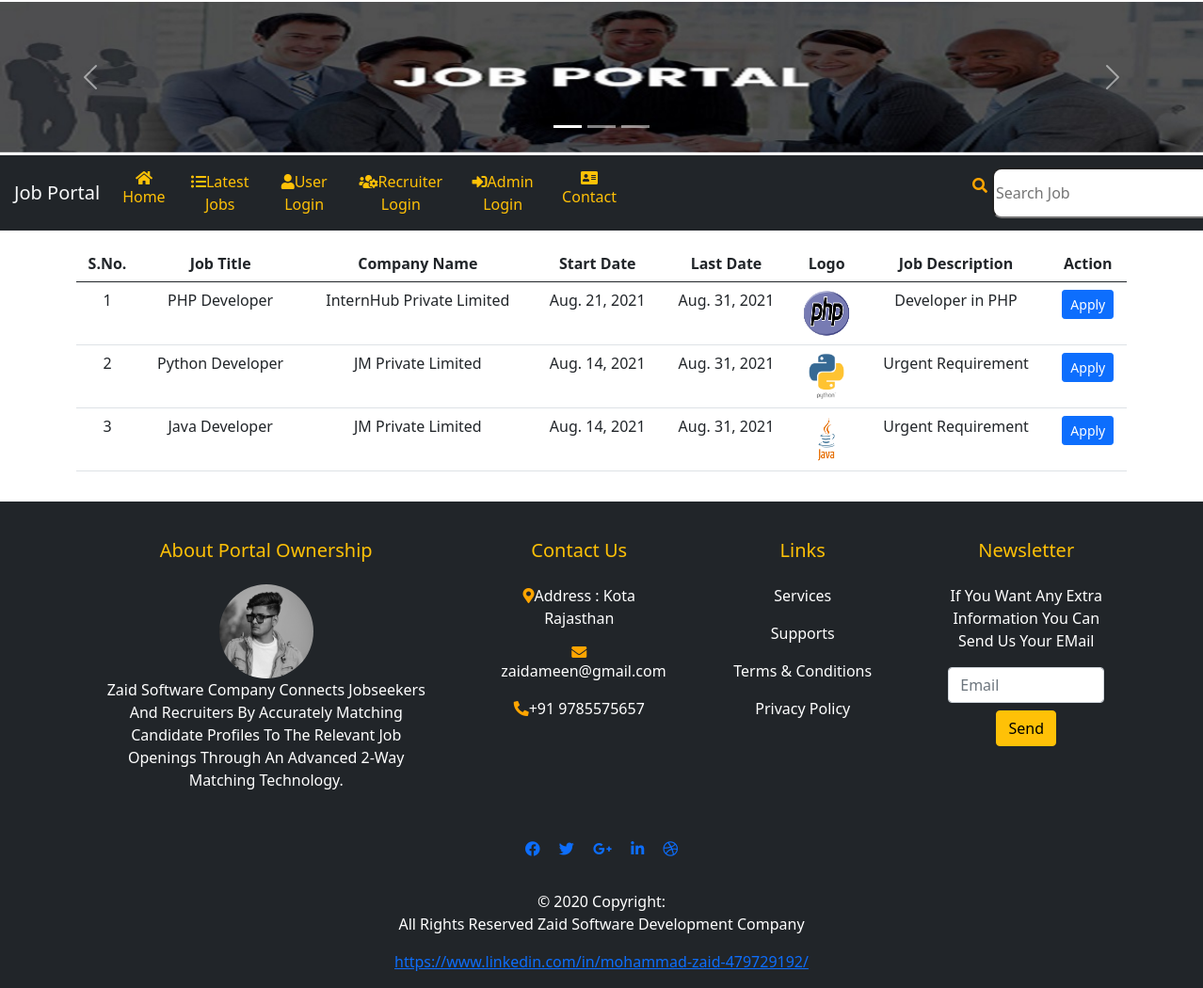
The page /latest_jobs on the database its author committed.
### app1/models.py (models this page shows, shortened)
class Job(models.Model):
    recruiter=models.ForeignKey(Recruiter,on_delete=models.CASCADE)
    start_date=models.DateField()
    end_date=models.DateField()
    title=models.CharField(max_length=15)
    salary=models.FloatField(max_length=20)
    image=models.FileField(null=True)
    description=models.CharField(max_length=300)
    experience=models.CharField(max_length=50)
    location=models.CharField(max_length=100)
    skills=models.CharField(max_length=100)
    job_posting_date=models.DateField()

class Recruiter(models.Model):
    user=models.ForeignKey(User,on_delete=models.CASCADE)
    mobile=models.CharField(max_length=15,null=True)
    image=models.FileField(null=True)
    gender=models.CharField(max_length=10,null=True)
    company=models.CharField(max_length=100,null=True)
    type=models.CharField(max_length=15,null=True)
    status=models.CharField(max_length=20,null=True)

### app1/views.py (the view)
# urls.py: path('latest_jobs',latest_jobs,name="latest_jobs"),
def latest_jobs(request):
    job=Job.objects.all().order_by("-start_date")
    d={'job':job}
    return render(request,'Latest_jobs.html',d)

### app1/templates/Latest_jobs.html (shortened to what this page needs)
{% load static %}
{% block body %}
{% include 'navigation.html' %}
 <div class="container my-3">
        <div class="row">
        <div class="col-lg-12 col-md-8 col-sm-8 text1">
            <table class="table table-hover " id="example">
                <thead>
                <tr class="thesd-dark">
                    <th>S.No.</th>
                    <th>Job Title</th>
                    <th>Company Name</th>
                    <th>Start Date</th>
                    <th>Last Date</th>
                    <th>Logo</th>
                    <th>Job Description</th>
                    <th>Action</th>
                </thead>
                <tbody>
                {% for i in job %}
                <tr>
                    <td>{{forloop.counter}}</td>
                    <td> {{i.title}}</td>
                    <td> {{i.recruiter.company}}</td>
                    <td>{{i.start_date}}</td>
                    <td>{{i.end_date}}</td>
                    <td><img src="{{i.image.url}}" style="width:50px; height:50px; border-radius:50%"></td>
                    <td>{{i.description}}</td>
                    <td>
                        <a class="btn btn-primary btn-sm"href="{% url 'user_login' %}">Apply</a>
                    </td>
                </tr>
                {% endfor %}
                </tbody>
            </table>
    </div>
 </div>
 </div>
{% include 'footer.html' %}
{% endblock %}

### app1/templates/Latest_jobs.html (style rules this page uses)
tr { text-align: center }

### rows shown on the page
Job: title "PHP Developer", recruiter.company "InternHub Private Limited", start_date "Aug. 21, 2021", end_date "Aug. 31, 2021", image (picture), description "Developer in PHP"
Job: title "Python Developer", recruiter.company "JM Private Limited", start_date "Aug. 14, 2021", end_date "Aug. 31, 2021", image (picture), description "Urgent Requirement"
Job: title "Java Developer", recruiter.company "JM Private Limited", start_date "Aug. 14, 2021", end_date "Aug. 31, 2021", image (picture), description "Urgent Requirement"
